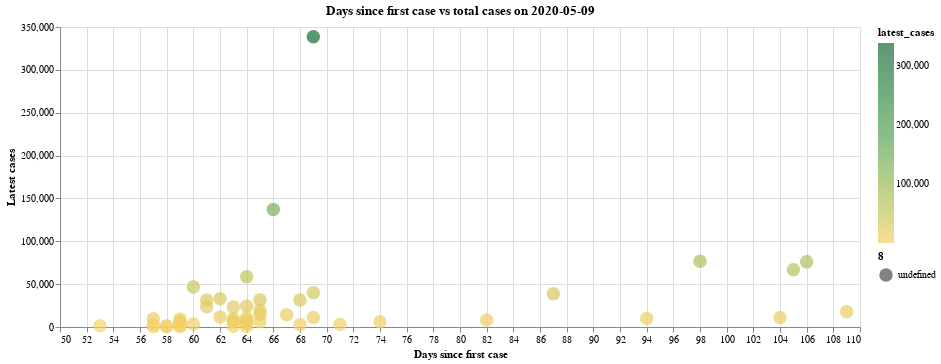

This figure's notebook cell:
### Markdown cell above
## 10 - Days since first reported case for each state
We will now look at how each states' cases have grown since the first reported case. The following chart shows a few outliers in the data, visualizing how fast New York and New Jersey spiked in cases despite only reporting their first cases 39 and 36 days ago, respectively. On the other hand, Washington was the first to report a case in the country, but only has a small fraction of the cases that New York and New Jersey do. This shows that Washington and other early reporters of COVID-19 cases may have effectively slowed the spread of the virus

### Code cell
states = us_states["state"].unique()
states = np.delete(states,[50,51,52,54,55]) #delete non-us states
column_names = ["state", "first_case_date","days_since_first_case"]
first_case_dates_by_state = pd.DataFrame(columns = column_names)


for state in states:
    state_data = us_states[us_states["state"]==state]
    min_date=min(state_data["date"])
#     min_date_dt = datetime.strptime(min_date, '%Y-%m-%d')
    days_since_first_case=(latest_date_dt-min_date).days
    first_case_dates_by_state = first_case_dates_by_state.append({'state' : state , 'first_case_date' : min_date, 'days_since_first_case': days_since_first_case},
                                                                 ignore_index=True)
    
days_since_first_case=first_case_dates_by_state.set_index('state')

latest_cases_idk=latest_cases.set_index('state')

days_since_first_case['latest_cases']=latest_cases_idk['cases']
days_since_first_case=days_since_first_case.reset_index()
# display(days_since_first_case)

alt.Chart(days_since_first_case).mark_circle().encode(
    alt.X('days_since_first_case:Q', scale=alt.Scale(zero=False), axis=alt.Axis(title='Days since first case')),
    alt.Y('latest_cases:Q', scale=alt.Scale(zero=False), axis=alt.Axis(title='Latest cases')),
    color=alt.Color('latest_cases:Q', scale=alt.Scale(scheme='goldgreen')),
    size="8:N",
    tooltip=['state:N', 'latest_cases:Q', 'days_since_first_case']
).properties(
    width=800,
    height=300,
    title="Days since first case vs total cases on " + latest_date
)

### Figure 1 — Vega-Lite specification as saved in the notebook (floating-point values rounded to 4 significant figures)
{"config": {"view": {"continuousWidth": 400, "continuousHeight": 300}}, "data": {"name": "data-317a63da3a47a6d01d311851af6cb168"}, "mark": "circle", "encoding": {"color": {"type": "quantitative", "field": "latest_cases", "scale": {"scheme": "goldgreen"}}, "size": {"type": "nominal", "field": "8"}, "tooltip": [{"type": "nominal", "field": "state"}, {"type": "quantitative", "field": "latest_cases"}, {"type": "quantitative", "field": "days_since_first_case"}], "x": {"type": "quantitative", "axis": {"title": "Days since first case"}, "field": "days_since_first_case", "scale": {"zero": false}}, "y": {"type": "quantitative", "axis": {"title": "Latest cases"}, "field": "latest_cases", "scale": {"zero": false}}}, "height": 300, "title": "Days since first case vs total cases on 2020-05-09", "width": 800, "$schema": "https://vega.github.io/schema/vega-lite/v4.8.1.json", "datasets": {"data-317a63da3a47a6d01d311851af6cb168": [{"state": "Washington", "first_case_date": "2020-01-21T00:00:00", "days_since_first_case": 109, "latest_cases": 17763}, {"state": "Illinois", "first_case_date": "2020-01-24T00:00:00", "days_since_first_case": 106, "latest_cases": 76008}, {"state": "California", "first_case_date": "2020-01-25T00:00:00", "days_since_first_case": 105, "latest_cases": 66824}, {"state": "Arizona", "first_case_date": "2020-01-26T00:00:00", "days_since_first_case": 104, "latest_cases": 10960}, {"state": "Massachusetts", "first_case_date": "2020-02-01T00:00:00", "days_since_first_case": 98, "latest_cases": 76743}, {"state": "Wisconsin", "first_case_date": "2020-02-05T00:00:00", "days_since_first_case": 94, "latest_cases": 9939}, {"state": "Texas", "first_case_date": "2020-02-12T00:00:00", "days_since_first_case": 87, "latest_cases": 38849}, {"state": "Nebraska", "first_case_date": "2020-02-17T00:00:00", "days_since_first_case": 82, "latest_cases": 8234}, {"state": "Utah", "first_case_date": "2020-02-25T00:00:00", "days_since_first_case": 74, "latest_cases": 6103}, {"state": "Oregon", "first_case_date": "2020-02-28T00:00:00", "days_since_first_case": 71, "latest_cases": 3160}, {"state": "Florida", "first_case_date": "2020-03-01T00:00:00", "days_since_first_case": 69, "latest_cases": 39993}, {"state": "New York", "first_case_date": "2020-03-01T00:00:00", "days_since_first_case": 69, "latest_cases": 338519}, {"state": "Rhode Island", "first_case_date": "2020-03-01T00:00:00", "days_since_first_case": 69, "latest_cases": 10989}, {"state": "Georgia", "first_case_date": "2020-03-02T00:00:00", "days_since_first_case": 68, "latest_cases": 31481}, {"state": "New Hampshire", "first_case_date": "2020-03-02T00:00:00", "days_since_first_case": 68, "latest_cases": 3011}, {"state": "North Carolina", "first_case_date": "2020-03-03T00:00:00", "days_since_first_case": 67, "latest_cases": 14387}, {"state": "New Jersey", "first_case_date": "2020-03-04T00:00:00", "days_since_first_case": 66, "latest_cases": 137085}, {"state": "Colorado", "first_case_date": "2020-03-05T00:00:00", "days_since_first_case": 65, "latest_cases": 19267}, {"state": "Maryland", "first_case_date": "2020-03-05T00:00:00", "days_since_first_case": 65, "latest_cases": 31638}, {"state": "Nevada", "first_case_date": "2020-03-05T00:00:00", "days_since_first_case": 65, "latest_cases": 6076}, {"state": "Tennessee", "first_case_date": "2020-03-05T00:00:00", "days_since_first_case": 65, "latest_cases": 14675}, {"state": "Hawaii", "first_case_date": "2020-03-06T00:00:00", "days_since_first_case": 64, "latest_cases": 620}, {"state": "Indiana", "first_case_date": "2020-03-06T00:00:00", "days_since_first_case": 64, "latest_cases": 24239}, {"state": "Kentucky", "first_case_date": "2020-03-06T00:00:00", "days_since_first_case": 64, "latest_cases": 6469}, {"state": "Minnesota", "first_case_date": "2020-03-06T00:00:00", "days_since_first_case": 64, "latest_cases": 10790}, {"state": "Oklahoma", "first_case_date": "2020-03-06T00:00:00", "days_since_first_case": 64, "latest_cases": 4490}, {"state": "Pennsylvania", "first_case_date": "2020-03-06T00:00:00", "days_since_first_case": 64, "latest_cases": 58661}, {"state": "South Carolina", "first_case_date": "2020-03-06T00:00:00", "days_since_first_case": 64, "latest_cases": 7531}, {"state": "District of Columbia", "first_case_date": "2020-03-07T00:00:00", "days_since_first_case": 63, "latest_cases": 6102}, {"state": "Kansas", "first_case_date": "2020-03-07T00:00:00", "days_since_first_case": 63, "latest_cases": 6923}, {"state": "Missouri", "first_case_date": "2020-03-07T00:00:00", "days_since_first_case": 63, "latest_cases": 9737}, {"state": "Vermont", "first_case_date": "2020-03-07T00:00:00", "days_since_first_case": 63, "latest_cases": 921}, {"state": "Virginia", "first_case_date": "2020-03-07T00:00:00", "days_since_first_case": 63, "latest_cases": 23196}, {"state": "Connecticut", "first_case_date": "2020-03-08T00:00:00", "days_since_first_case": 62, "latest_cases": 32984}, {"state": "Iowa", "first_case_date": "2020-03-08T00:00:00", "days_since_first_case": 62, "latest_cases": 11671}, {"state": "Louisiana", "first_case_date": "2020-03-09T00:00:00", "days_since_first_case": 61, "latest_cases": 31417}, {"state": "Ohio", "first_case_date": "2020-03-09T00:00:00", "days_since_first_case": 61, "latest_cases": 23697}, {"state": "Michigan", "first_case_date": "2020-03-10T00:00:00", "days_since_first_case": 60, "latest_cases": 46735}, {"state": "South Dakota", "first_case_date": "2020-03-10T00:00:00", "days_since_first_case": 60, "latest_cases": 3393}, {"state": "Arkansas", "first_case_date": "2020-03-11T00:00:00", "days_since_first_case": 59, "latest_cases": 3747}, {"state": "Delaware", "first_case_date": "2020-03-11T00:00:00", "days_since_first_case": 59, "latest_cases": 6277}, {"state": "Mississippi", "first_case_date": "2020-03-11T00:00:00", "days_since_first_case": 59, "latest_cases": 9378}, {"state": "New Mexico", "first_case_date": "2020-03-11T00:00:00", "days_since_first_case": 59, "latest_cases": 4778}, {"state": "North Dakota", "first_case_date": "2020-03-11T00:00:00", "days_since_first_case": 59, "latest_cases": 1464}, {"state": "Wyoming", "first_case_date": "2020-03-11T00:00:00", "days_since_first_case": 59, "latest_cases": 653}, {"state": "Alaska", "first_case_date": "2020-03-12T00:00:00", "days_since_first_case": 58, "latest_cases": 377}, {"state": "Maine", "first_case_date": "2020-03-12T00:00:00", "days_since_first_case": 58, "latest_cases": 1408}, {"state": "Alabama", "first_case_date": "2020-03-13T00:00:00", "days_since_first_case": 57, "latest_cases": 9668}, {"state": "Idaho", "first_case_date": "2020-03-13T00:00:00", "days_since_first_case": 57, "latest_cases": 2230}, {"state": "Montana", "first_case_date": "2020-03-13T00:00:00", "days_since_first_case": 57, "latest_cases": 458}, {"state": "West Virginia", "first_case_date": "2020-03-17T00:00:00", "days_since_first_case": 53, "latest_cases": 1347}]}}
